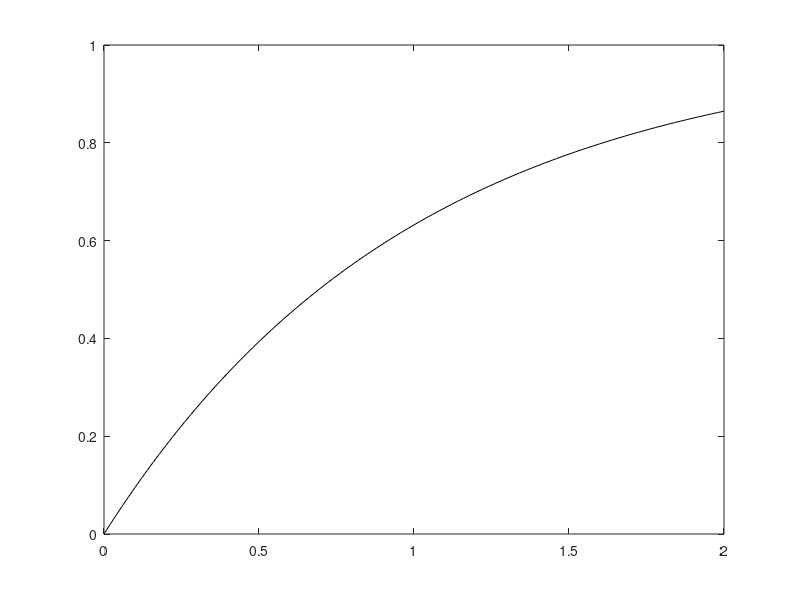

MATLAB code to generate this figure: (Note: this script raises an error after producing the figure.)
% Heun/Euler/RK4 method to solve a differential equation (DE)
clear; close; clc; format compact;
tspan = [0 2];
t = tspan(1)+[0:100]*(tspan(2) - tspan(1))/100;
a = 1; yt = 1 - exp(-a*t);
% true analytical solution
plot(t,yt,'k'), hold on
df61 = inline('-y + 1','t','y'); %First order DE to be solved
y0 = 0; N = 4;
[t1,ye] = ode_Euler(df61,tspan,y0,N);
[t1,yh] = ode_Heun(df61,tspan,y0,N);
[t1,yr] = ode_RK4(df61,tspan,y0,N);
figure(1);
plot(t,yt,'g-.', t1,yh,'b--', t1,yr,'r:', t1,ye,'m-.');
legend('analytical','Heun','RK','Euler');
set(gcf,'color','w');
% figure(2)
% plot(t1,ye,'bo', t1,yh,'b+', t1,yr,'r*')
N = 1e3; % to estimate the time for N iterations
tic, [t1,ye] = ode_Euler(df61,tspan,y0,N); time_Euler = toc
tic, [t1,yh] = ode_Heun(df61,tspan,y0,N); time_Heun = toc
tic, [t1,yr] = ode_RK4(df61,tspan,y0,N); time_RK4 = toc